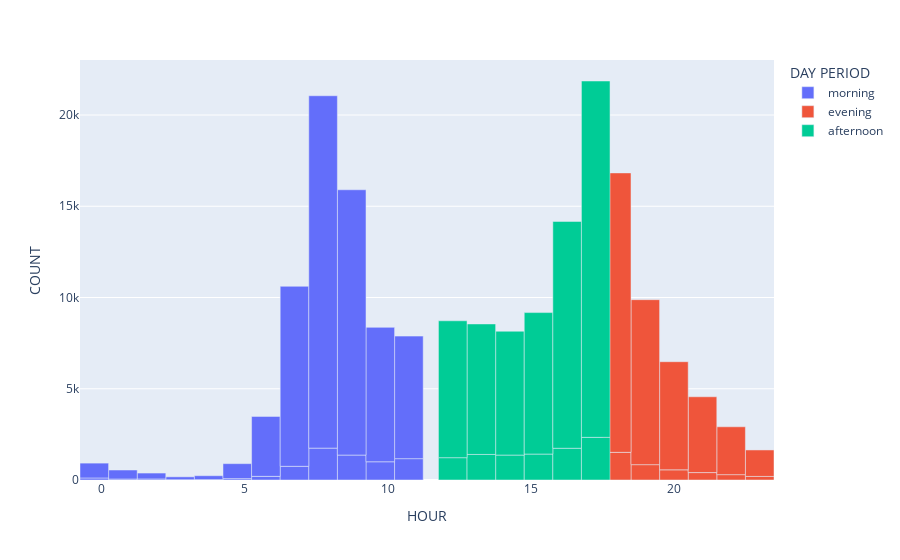

The cell this chart's notebook holds for it:
### Code cell
fig = px.bar(day, x="HOUR", y="COUNT", color="DAY PERIOD", barmode="group"
         
                        )
fig.update_traces(width=1)

### Figure 1 — Plotly figure (JSON) as saved in the notebook; plotly's stock layout.template omitted (floating-point values rounded to 4 significant figures)
{"data": [{"alignmentgroup": "True", "hovertemplate": "DAY PERIOD=morning<br>HOUR=%{x}<br>COUNT=%{y}<extra></extra>", "legendgroup": "morning", "marker": {"color": "#636efa", "pattern": {"shape": ""}}, "name": "morning", "offsetgroup": "morning", "orientation": "v", "showlegend": true, "textposition": "auto", "type": "bar", "width": 1, "x": [3, 4, 1, 2, 5, 0, 3, 6, 4, 2, 1, 7, 0, 5, 10, 11, 9, 8, 6, 11, 10, 7, 9, 8], "xaxis": "x", "y": [16, 21, 55, 57, 75, 111, 158, 200, 214, 324, 493, 750, 814, 821, 999, 1170, 1367, 1748, 3285, 6714, 7365, 9864, 14536, 19308], "yaxis": "y"}, {"alignmentgroup": "True", "hovertemplate": "DAY PERIOD=evening<br>HOUR=%{x}<br>COUNT=%{y}<extra></extra>", "legendgroup": "evening", "marker": {"color": "#EF553B", "pattern": {"shape": ""}}, "name": "evening", "offsetgroup": "evening", "orientation": "v", "showlegend": true, "textposition": "auto", "type": "bar", "width": 1, "x": [23, 22, 21, 20, 19, 23, 18, 22, 21, 20, 19, 18], "xaxis": "x", "y": [196, 294, 406, 557, 841, 1450, 1516, 2622, 4155, 5925, 9040, 15311], "yaxis": "y"}, {"alignmentgroup": "True", "hovertemplate": "DAY PERIOD=afternoon<br>HOUR=%{x}<br>COUNT=%{y}<extra></extra>", "legendgroup": "afternoon", "marker": {"color": "#00cc96", "pattern": {"shape": ""}}, "name": "afternoon", "offsetgroup": "afternoon", "orientation": "v", "showlegend": true, "textposition": "auto", "type": "bar", "width": 1, "x": [12, 14, 13, 15, 16, 17, 14, 13, 12, 15, 16, 17], "xaxis": "x", "y": [1223, 1367, 1400, 1422, 1740, 2337, 6785, 7151, 7501, 7752, 12429, 19527], "yaxis": "y"}], "layout": {"barmode": "group", "legend": {"title": {"text": "DAY PERIOD"}, "tracegroupgap": 0}, "margin": {"t": 60}, "xaxis": {"anchor": "y", "domain": [0, 1], "title": {"text": "HOUR"}}, "yaxis": {"anchor": "x", "domain": [0, 1], "title": {"text": "COUNT"}}}}
